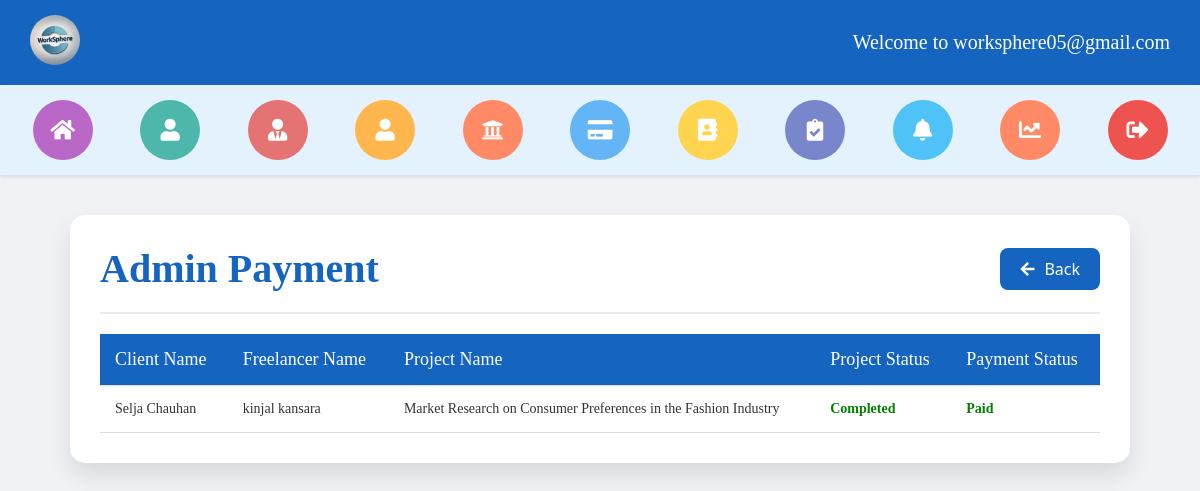
/administrator/admin_payment/ (signed in), run on an earlier commit of the app's database.
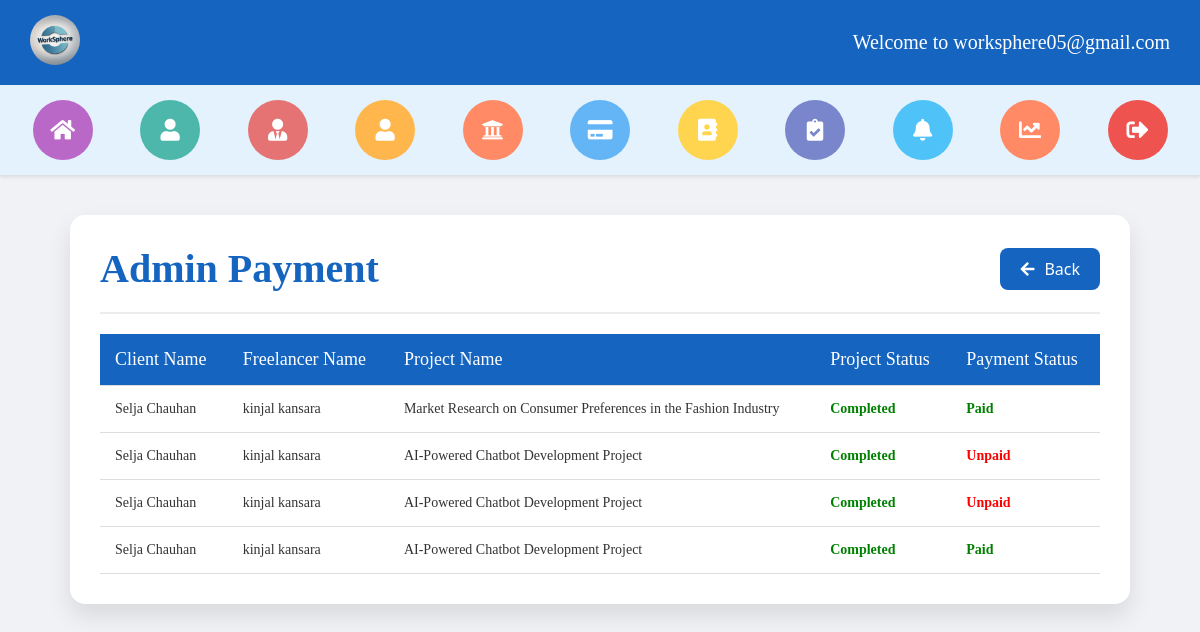
And on a later commit of the database.
### payment/models.py (models this page shows, shortened)
class Payment(models.Model):
    proposal = models.ForeignKey(FreelancerProposal, on_delete=models.CASCADE, related_name='payments', null=True)
    order_id = models.CharField(max_length=255)
    payment_id = models.CharField(max_length=50)
    signature = models.CharField(max_length=256, null=True, blank=True)
    refund_payment_id = models.CharField(max_length=255)
    amount = models.DecimalField(max_digits=10, decimal_places=2)
    refund_amount = models.DecimalField(max_digits=10, decimal_places=2, null=True)
    email = models.EmailField()  # Added field to store the user's email
    status = models.CharField(max_length=100, choices=[(
        'Pending', 'Pending'), ('Completed', 'Completed'), ('Failed', 'Failed')], default='Pending')

### freelancer/models.py (models this page shows, shortened)
class FreelancerProposal(models.Model):
    DURATION_CHOICES = [
        ('1_day', '1 Day'),
        ('2_days', '2 Days'),
        ('3_days', '3 Days'),
        ('4_days', '4 Days'),
        ('5_days', '5 Days'),
        ('7_days', '7 Days'),
        ('10_days', '10 Days'),
        ('15_days', '15 Days'),
        ('1_month', '1 Month'),
        ('2_months', '2 Months'),
        ('3_months', '3 Months'),
    ]
    client = models.ForeignKey(ClientRegisterLogin, on_delete=models.CASCADE, null=True)
    freelancer = models.ForeignKey(FreelancerRegisterLogin, on_delete=models.CASCADE)
    project = models.ForeignKey(ClientPostProject, on_delete=models.CASCADE)
    title = models.CharField(max_length=200)
    description = models.TextField(editable=False)
    duration = models.CharField(max_length=20, choices=DURATION_CHOICES)
    bid = models.DecimalField(max_digits=10, decimal_places=2)  # Default bid value
    cover_letter = models.TextField()
    attachment = models.FileField(upload_to='attachments/', blank=True, null=True)
    submitted_at = models.DateTimeField(auto_now_add=True)
    status = models.CharField(max_length=10, null=True)

class FreelancerRegisterLogin(models.Model):
    profile = models.ImageField(upload_to='profile_images/')
    first_name = models.CharField(max_length=30)
    last_name = models.CharField(max_length=30)
    username = models.CharField(max_length=30, unique=True)
    email = models.EmailField(unique=True)
    password = models.CharField(max_length=100)
    phone_number = models.CharField(max_length=15)
    skills = models.CharField(max_length=50)
    hourly_rate = models.DecimalField(max_digits=20, decimal_places=2)
    location = models.CharField(max_length=100)
    about_me = models.TextField(null=True, max_length=1000)
    bank_name = models.CharField(max_length=50, null=True, blank=True)  # Bank name
    ifsc_code = models.CharField(max_length=20, null=True, blank=True)  # IFSC code
    account_number = models.CharField(max_length=20, null=True, blank=True)  # Account number

### client/models.py (models this page shows, shortened)
class ClientRegisterLogin(models.Model):
    profile_photo = models.ImageField(upload_to='profile_photos/')
    first_name = models.CharField(max_length=30)
    last_name = models.CharField(max_length=30)
    username = models.CharField(max_length=30, unique=True)
    email = models.EmailField(unique=True)
    password = models.CharField(max_length=100)
    phone_no = models.CharField(max_length=15)
    company = models.CharField(max_length=100)
    location = models.CharField(max_length=100, null=True)
    bio = models.TextField(null=True, max_length=1000)

class ClientPostProject(models.Model):
    EXPERIENCE_LEVEL_CHOICES = [
        ('entry', 'Entry Level'),
        ('intermediate', 'Intermediate Level'),
        ('expert', 'Expert Level'),
    ]
    BUDGET_TYPE_CHOICES = [
        ('fixed', 'Fixed Price'),
        ('hourly', 'Hourly'),
    ]
    CATEGORY_CHOICES = [
        ('ai_developement', 'AI Development'),
        ('animation', 'Animation'),
        ('business_strategy', 'Business Strategy'),
        ('content_creation', 'Content Creation'),
        ('contract_drafting', 'Contract Drafting'),
        ('graphic_design', 'Graphic Design'),
        ('legal_consulting', 'Legal Consulting'),
        ('logo_design', 'Logo Design'),
        ('machine_learning', 'Machine Learning'),
        ('market_research', 'Market Research'),
        ('social_media_marketing', 'Social Media Marketing'),
        ('software_development', 'Software Development'),
        ('video_editing', 'Video Editing'),
        ('web_development', 'Web Development'),
        ('music_composition', 'Music Composition'),
        ('lyric_writting', 'Lyric Writing'),
    ]
    client = models.ForeignKey(ClientRegisterLogin, on_delete=models.CASCADE, related_name='projects', null=True)
    title = models.CharField(max_length=255, help_text="Title of the project")
    description = models.TextField(help_text="Detailed description of the project")
    category = models.CharField(max_length=50, choices=CATEGORY_CHOICES, help_text="Project category")
    budget = models.DecimalField(max_digits=20, decimal_places=2, help_text="Project budget (fixed or hourly)")
    budget_type = models.CharField(max_length=10, choices=BUDGET_TYPE_CHOICES, help_text="Budget type")
    deadline = models.DateField(help_text="Deadline for project completion")
    skills_required = models.CharField(max_length=255, help_text="Skills required for the project")
    attachments = models.FileField(upload_to="project_attachments/", blank=True, null=True, help_text="Project-related files")
    photo = models.ImageField(upload_to="project_photos/", blank=True, null=True, help_text="Project-related photo")
    experience_level = models.CharField(max_length=15, choices=EXPERIENCE_LEVEL_CHOICES, help_text="Required experience level for freelancers")
    created_at = models.DateTimeField(auto_now_add=True, help_text="Time when the project was posted")
    status = models.CharField(max_length=10, null=True)

### administrator/views.py (the view)
# urls.py: path('admin_payment/', views.admin_payment, name='admin_payment'),
def admin_payment(request):
    payments = Payment.objects.select_related(
        'proposal__client',
        'proposal__freelancer',
        'proposal__project'
    )
    context = {
        'payment': payments
    }
    return render(request, 'admin_payment.html', context)

### administrator/templates/admin_payment.html (shortened to what this page needs)
{% extends 'admin_header_2.html' %}
{% block content %}
<!DOCTYPE html>
<html lang="en">
<head>
  <link rel="stylesheet" href="https://cdnjs.cloudflare.com/ajax/libs/font-awesome/5.15.4/css/all.min.css">
</head>
<body>
<div class="contact-container">
    <div class="contact-header">
        <h2>Admin Payment</h2>
        <a href="{% url 'admin_dashboard' %}" class="back-button"><i class="fas fa-arrow-left"></i>Back</a>
    </div>
    <table class="contact-table">
        <thead>
            <tr>
                <th>Client Name</th>
                <th>Freelancer Name</th>
                <th>Project Name</th>
                <th>Project Status</th>
                <th>Payment Status</th>
            </tr>
        </thead>
        <tbody>
          {% if payment %}
              {% for payment in payment %}
                  <tr>
                    <td>{{ payment.proposal.client.first_name }} {{ payment.proposal.client.last_name }}</td>
                    <td>{{ payment.proposal.freelancer.first_name }} {{ payment.proposal.freelancer.last_name }}</td>
                    <td>{{ payment.proposal.project.title }}</td>
                    <td>
                      {% if payment.proposal.status == 'Completed' %}
                        <span class="status-completed">Completed</span>
                      {% else %}
                        <span class="status-pending">Pending</span>
                      {% endif %}
                    </td>
                    <td>
                      {% if payment.status == 'Completed' %}
                        <span class="status-paid">Paid</span>
                      {% else %}
                        <span class="status-unpaid">Unpaid</span>
                      {% endif %}
                    </td>
                  </tr>
              {% endfor %}
          {% else %}
              <tr>
                  <td colspan="5" style="text-align: center; font-size: 18px; font-family: Verdana; color: #666; padding: 20px;">
                      No payment records available.
                  </td>
              </tr>
          {% endif %}
      </tbody>
    </table>
</div>
{% endblock %}

What changed in the data, as far as the page shows it:
added Payment: proposal.client.first_name "Selja", proposal.client.last_name "Chauhan", proposal.freelancer.first_name "kinjal", proposal.freelancer.last_name "kansara", proposal.project "AI-Powered Chatbot Development Project", shows "Completed", status "Unpaid"
added Payment: proposal.client.first_name "Selja", proposal.client.last_name "Chauhan", proposal.freelancer.first_name "kinjal", proposal.freelancer.last_name "kansara", proposal.project "AI-Powered Chatbot Development Project", shows "Completed", status "Unpaid"
added Payment: proposal.client.first_name "Selja", proposal.client.last_name "Chauhan", proposal.freelancer.first_name "kinjal", proposal.freelancer.last_name "kansara", proposal.project "AI-Powered Chatbot Development Project", shows "Completed", status "Paid"
